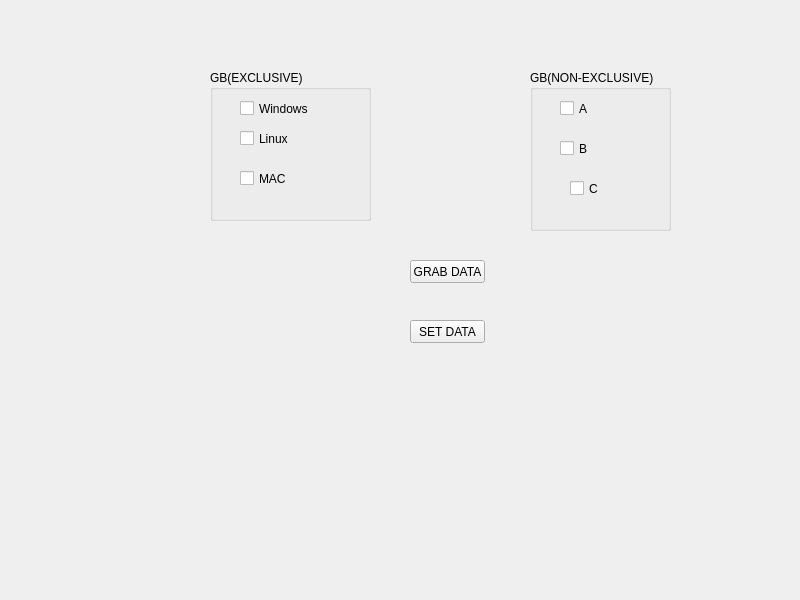
<?xml version="1.0" encoding="UTF-8"?>
<ui version="4.0">
 <class>Widget</class>
 <widget class="QWidget" name="Widget">
  <property name="geometry">
   <rect>
    <x>0</x>
    <y>0</y>
    <width>800</width>
    <height>600</height>
   </rect>
  </property>
  <property name="windowTitle">
   <string>Widget</string>
  </property>
  <widget class="QGroupBox" name="groupBox">
   <property name="geometry">
    <rect>
     <x>210</x>
     <y>70</y>
     <width>161</width>
     <height>151</height>
    </rect>
   </property>
   <property name="title">
    <string>GB(EXCLUSIVE)</string>
   </property>
   <widget class="QCheckBox" name="checkBox">
    <property name="geometry">
     <rect>
      <x>30</x>
      <y>30</y>
      <width>70</width>
      <height>17</height>
     </rect>
    </property>
    <property name="text">
     <string>Windows</string>
    </property>
   </widget>
   <widget class="QCheckBox" name="checkBox_2">
    <property name="geometry">
     <rect>
      <x>30</x>
      <y>60</y>
      <width>70</width>
      <height>17</height>
     </rect>
    </property>
    <property name="text">
     <string>Linux</string>
    </property>
   </widget>
   <widget class="QCheckBox" name="checkBox_3">
    <property name="geometry">
     <rect>
      <x>30</x>
      <y>100</y>
      <width>70</width>
      <height>17</height>
     </rect>
    </property>
    <property name="text">
     <string>MAC</string>
    </property>
   </widget>
  </widget>
  <widget class="QGroupBox" name="groupBox_2">
   <property name="geometry">
    <rect>
     <x>530</x>
     <y>70</y>
     <width>141</width>
     <height>161</height>
    </rect>
   </property>
   <property name="title">
    <string>GB(NON-EXCLUSIVE)</string>
   </property>
   <widget class="QCheckBox" name="checkBox_4">
    <property name="geometry">
     <rect>
      <x>30</x>
      <y>30</y>
      <width>70</width>
      <height>17</height>
     </rect>
    </property>
    <property name="text">
     <string>A</string>
    </property>
   </widget>
   <widget class="QCheckBox" name="checkBox_5">
    <property name="geometry">
     <rect>
      <x>30</x>
      <y>70</y>
      <width>70</width>
      <height>17</height>
     </rect>
    </property>
    <property name="text">
     <string>B</string>
    </property>
   </widget>
   <widget class="QCheckBox" name="checkBox_6">
    <property name="geometry">
     <rect>
      <x>40</x>
      <y>110</y>
      <width>70</width>
      <height>17</height>
     </rect>
    </property>
    <property name="text">
     <string>C</string>
    </property>
   </widget>
  </widget>
  <widget class="QPushButton" name="pushButton">
   <property name="geometry">
    <rect>
     <x>410</x>
     <y>260</y>
     <width>75</width>
     <height>23</height>
    </rect>
   </property>
   <property name="text">
    <string>GRAB DATA</string>
   </property>
  </widget>
  <widget class="QPushButton" name="pushButton_2">
   <property name="geometry">
    <rect>
     <x>410</x>
     <y>320</y>
     <width>75</width>
     <height>23</height>
    </rect>
   </property>
   <property name="text">
    <string>SET DATA</string>
   </property>
  </widget>
 </widget>
 <resources/>
 <connections/>
</ui>
